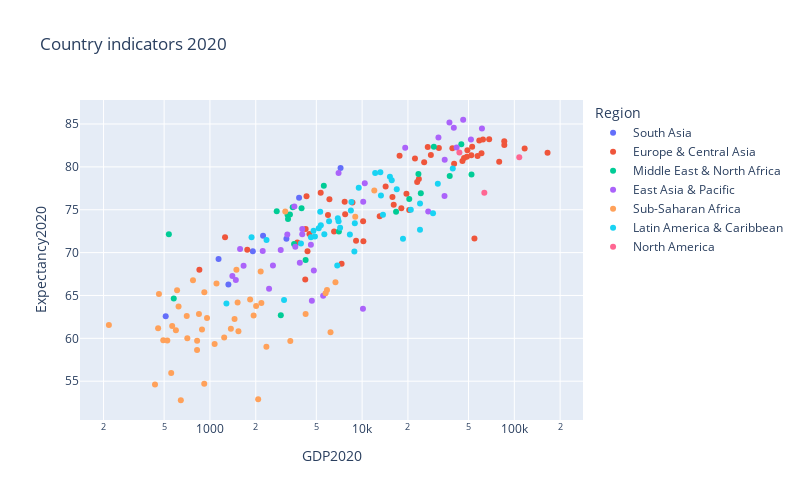

Here is the notebook cell this chart was saved with:
### Markdown cell above
Example 1: Country indicators from World Bank, https://databank.worldbank.org/home under CC BY 4.0
license.

Regions can be switched on and off.

### Code cell
import plotly.express as px
import pandas as pd
url = 'https://bbrejova.github.io/viz/data/World_bank.csv'
countries = pd.read_csv(url)

px.scatter(
        countries, x="GDP2020", y="Expectancy2020", color="Region", 
        hover_data=['Country'],
        title="Country indicators 2020", log_x=True, 
        width=800, height=500
    )

### Figure 1 — Plotly figure (JSON) as saved in the notebook; plotly's stock layout.template omitted (floating-point values rounded to 4 significant figures)
{"data": [{"customdata": [["Afghanistan"], ["Bangladesh"], ["Bhutan"], ["India"], ["Maldives"], ["Nepal"], ["Pakistan"], ["Sri Lanka"]], "hovertemplate": "Region=South Asia<br>GDP2020=%{x}<br>Expectancy2020=%{y}<br>Country=%{customdata[0]}<extra></extra>", "legendgroup": "South Asia", "marker": {"color": "#636efa", "symbol": "circle"}, "mode": "markers", "name": "South Asia", "orientation": "v", "showlegend": true, "type": "scatter", "x": [512.1, 2233.0, 3181.0, 1913.0, 7217.0, 1139.0, 1322.0, 3852.0], "xaxis": "x", "y": [62.58, 71.97, 71.61, 70.15, 79.88, 69.25, 66.27, 76.39], "yaxis": "y"}, {"customdata": [["Albania"], ["Andorra"], ["Armenia"], ["Austria"], ["Azerbaijan"], ["Belarus"], ["Belgium"], ["Bosnia and Herzegovina"], ["Bulgaria"], ["Channel Islands"], ["Croatia"], ["Cyprus"], ["Czechia"], ["Denmark"], ["Estonia"], ["Faroe Islands"], ["Finland"], ["France"], ["Georgia"], ["Germany"], ["Gibraltar"], ["Greece"], ["Greenland"], ["Hungary"], ["Iceland"], ["Ireland"], ["Isle of Man"], ["Italy"], ["Kazakhstan"], ["Kosovo"], ["Kyrgyz Republic"], ["Latvia"], ["Liechtenstein"], ["Lithuania"], ["Luxembourg"], ["Moldova"], ["Monaco"], ["Montenegro"], ["Netherlands"], ["North Macedonia"], ["Norway"], ["Poland"], ["Portugal"], ["Romania"], ["Russia"], ["San Marino"], ["Serbia"], ["Slovak Republic"], ["Slovenia"], ["Spain"], ["Sweden"], ["Switzerland"], ["Tajikistan"], ["Türkiye"], ["Turkmenistan"], ["Ukraine"], ["United Kingdom"], ["Uzbekistan"]], "hovertemplate": "Region=Europe & Central Asia<br>GDP2020=%{x}<br>Expectancy2020=%{y}<br>Country=%{customdata[0]}<extra></extra>", "legendgroup": "Europe & Central Asia", "marker": {"color": "#EF553B", "symbol": "circle"}, "mode": "markers", "name": "Europe & Central Asia", "orientation": "v", "showlegend": true, "type": "scatter", "x": [5343.0, 37210.0, 4506.0, 48790.0, 4230.0, 6543.0, 45610.0, 6095.0, 10150.0, 57340.0, 14270.0, 28280.0, 22990.0, 60840.0, 23600.0, 62230.0, 49170.0, 39180.0, 4256.0, 46750.0, NaN, 17620.0, 54690.0, 16130.0, 58850.0, 85970.0, 79530.0, 31920.0, 9122.0, 4311.0, 1257.0, 18100.0, 165300.0, 20380.0, 116900.0, 4376.0, 182500.0, 7677.0, 52160.0, 5965.0, 68340.0, 15820.0, 22240.0, 13050.0, 10190.0, 45320.0, 7734.0, 19550.0, 25560.0, 26980.0, 52840.0, 85900.0, 852.3, 8639.0, 7330.0, 3752.0, 40220.0, 1759.0], "xaxis": "x", "y": [76.99, NaN, 72.17, 81.19, 66.87, 72.46, 80.7, 76.22, 73.66, 81.26, 77.72, 81.39, 78.23, 81.6, 78.6, 83.2, 81.93, 82.18, 72.77, 81.04, 82.2, 81.29, 71.64, 75.57, 83.06, 82.56, 80.59, 82.2, 71.37, 76.57, 71.8, 75.19, 81.66, 74.98, 82.14, 70.17, NaN, 75.93, 81.36, 74.4, 83.21, 76.5, 80.98, 74.25, 71.34, NaN, 74.48, 76.87, 80.53, 82.33, 82.36, 83.0, 67.99, 75.85, 68.69, 71.19, 80.35, 70.33], "yaxis": "y"}, {"customdata": [["Algeria"], ["Bahrain"], ["Djibouti"], ["Egypt"], ["Iran"], ["Iraq"], ["Israel"], ["Jordan"], ["Kuwait"], ["Lebanon"], ["Libya"], ["Malta"], ["Morocco"], ["Oman"], ["Qatar"], ["Saudi Arabia"], ["Syrian Arab Republic"], ["Tunisia"], ["United Arab Emirates"], ["West Bank and Gaza"], ["Yemen"]], "hovertemplate": "Region=Middle East & North Africa<br>GDP2020=%{x}<br>Expectancy2020=%{y}<br>Country=%{customdata[0]}<extra></extra>", "legendgroup": "Middle East & North Africa", "marker": {"color": "#00cc96", "symbol": "circle"}, "mode": "markers", "name": "Middle East & North Africa", "orientation": "v", "showlegend": true, "type": "scatter", "x": [3354.0, 23430.0, 2922.0, 3572.0, 2746.0, 4251.0, 44850.0, 3999.0, 24300.0, 5600.0, 7035.0, 29600.0, 3258.0, 16710.0, 52320.0, 20400.0, 537.1, 3498.0, 37630.0, 3234.0, 578.5], "xaxis": "x", "y": [74.45, 79.17, 62.69, 70.99, 74.83, 69.12, 82.65, 75.18, 76.92, 77.8, 72.47, 82.35, 73.92, 74.76, 79.1, 76.24, 72.14, 75.29, 78.95, 74.4, 64.65], "yaxis": "y"}, {"customdata": [["American Samoa"], ["Australia"], ["Brunei"], ["Cambodia"], ["China"], ["Fiji"], ["French Polynesia"], ["Guam"], ["Hong Kong SAR, China"], ["Indonesia"], ["Japan"], ["Kiribati"], ["Dem. People's Rep. Korea"], ["Korea"], ["Lao PDR"], ["Macao SAR, China"], ["Malaysia"], ["Marshall Islands"], ["Micronesia"], ["Mongolia"], ["Myanmar"], ["Nauru"], ["New Caledonia"], ["New Zealand"], ["Northern Mariana Islands"], ["Palau"], ["Papua New Guinea"], ["Philippines"], ["Samoa"], ["Singapore"], ["Solomon Islands"], ["Thailand"], ["Timor-Leste"], ["Tonga"], ["Tuvalu"], ["Vanuatu"], ["Viet Nam"]], "hovertemplate": "Region=East Asia & Pacific<br>GDP2020=%{x}<br>Expectancy2020=%{y}<br>Country=%{customdata[0]}<extra></extra>", "legendgroup": "East Asia & Pacific", "marker": {"color": "#ab63fa", "symbol": "circle"}, "mode": "markers", "name": "East Asia & Pacific", "orientation": "v", "showlegend": true, "type": "scatter", "x": [15610.0, 51870.0, 27180.0, 1578.0, 10410.0, 4816.0, 19190.0, 34780.0, 46110.0, 3896.0, 40040.0, 1404.0, NaN, 31720.0, 2593.0, 37470.0, 10160.0, 5546.0, 3639.0, 4041.0, 1480.0, 10120.0, 34880.0, 41760.0, 17300.0, 14350.0, 2446.0, 3224.0, 4043.0, 61270.0, 2222.0, 7002.0, 1664.0, 4606.0, 4675.0, 2918.0, 3586.0], "xaxis": "x", "y": [NaN, 83.2, 74.8, 70.42, 78.08, 67.92, 82.22, 76.61, 85.5, 68.81, 84.56, 67.27, 73.27, 83.43, 68.5, 85.18, 75.94, 64.98, 70.67, 72.14, 66.8, 63.44, 80.83, 82.26, NaN, NaN, 65.79, 72.12, 72.77, 84.47, 70.2, 79.27, 68.47, 70.93, 64.38, 70.3, 75.38], "yaxis": "y"}, {"customdata": [["Angola"], ["Benin"], ["Botswana"], ["Burkina Faso"], ["Burundi"], ["Cabo Verde"], ["Cameroon"], ["Central African Republic"], ["Chad"], ["Comoros"], ["Dem. Rep. Congo"], ["Congo"], ["Côte d'Ivoire"], ["Equatorial Guinea"], ["Eritrea"], ["Eswatini"], ["Ethiopia"], ["Gabon"], ["The Gambia"], ["Ghana"], ["Guinea"], ["Guinea-Bissau"], ["Kenya"], ["Lesotho"], ["Liberia"], ["Madagascar"], ["Malawi"], ["Mali"], ["Mauritania"], ["Mauritius"], ["Mozambique"], ["Namibia"], ["Niger"], ["Nigeria"], ["Rwanda"], ["São Tomé and Principe"], ["Senegal"], ["Seychelles"], ["Sierra Leone"], ["Somalia"], ["South Africa"], ["South Sudan"], ["Sudan"], ["Tanzania"], ["Togo"], ["Uganda"], ["Zambia"], ["Zimbabwe"]], "hovertemplate": "Region=Sub-Saharan Africa<br>GDP2020=%{x}<br>Expectancy2020=%{y}<br>Country=%{customdata[0]}<extra></extra>", "legendgroup": "Sub-Saharan Africa", "marker": {"color": "#FFA15A", "symbol": "circle"}, "mode": "markers", "name": "Sub-Saharan Africa", "orientation": "v", "showlegend": true, "type": "scatter", "x": [1451.0, 1241.0, 5875.0, 823.6, 216.8, 3126.0, 1539.0, 435.5, 643.8, 1520.0, 524.7, 2011.0, 2349.0, 6199.0, NaN, 3373.0, 918.7, 6680.0, 704.0, 2177.0, 1074.0, 710.3, 1936.0, 917.4, 597.5, 462.4, 622.2, 822.9, 1836.0, 9011.0, 456.6, 4252.0, 564.8, 2075.0, 773.8, 2155.0, 1492.0, 12020.0, 493.4, 556.6, 5753.0, NaN, 608.3, 1104.0, 886.7, 846.9, 956.8, 1373.0], "xaxis": "x", "y": [62.26, 60.09, 65.65, 59.73, 61.57, 74.81, 60.83, 54.6, 52.78, 64.17, 59.74, 63.78, 59.03, 60.71, 67.13, 59.69, 65.37, 66.53, 62.61, 64.11, 59.33, 60.0, 62.67, 54.69, 60.95, 65.18, 63.72, 58.63, 64.53, 74.18, 61.17, 62.83, 61.45, 52.89, 66.77, 67.78, 68.01, 77.24, 59.76, 55.97, 65.25, 55.48, 65.61, 66.41, 61.03, 62.85, 62.38, 61.12], "yaxis": "y"}, {"customdata": [["Antigua and Barbuda"], ["Argentina"], ["Aruba"], ["The Bahamas"], ["Barbados"], ["Belize"], ["Bolivia"], ["Brazil"], ["British Virgin Islands"], ["Cayman Islands"], ["Chile"], ["Colombia"], ["Costa Rica"], ["Cuba"], ["Curaçao"], ["Dominica"], ["Dominican Republic"], ["Ecuador"], ["El Salvador"], ["Grenada"], ["Guatemala"], ["Guyana"], ["Haiti"], ["Honduras"], ["Jamaica"], ["Mexico"], ["Nicaragua"], ["Panama"], ["Paraguay"], ["Peru"], ["Puerto Rico"], ["Sint Maarten (Dutch part)"], ["St. Kitts and Nevis"], ["St. Lucia"], ["St. Martin (French part)"], ["St. Vincent and the Grenadines"], ["Suriname"], ["Trinidad and Tobago"], ["Turks and Caicos Islands"], ["Uruguay"], ["Venezuela"], ["Virgin Islands"]], "hovertemplate": "Region=Latin America & Caribbean<br>GDP2020=%{x}<br>Expectancy2020=%{y}<br>Country=%{customdata[0]}<extra></extra>", "legendgroup": "Latin America & Caribbean", "marker": {"color": "#19d3f3", "symbol": "circle"}, "mode": "markers", "name": "Latin America & Caribbean", "orientation": "v", "showlegend": true, "type": "scatter", "x": [15220.0, 8501.0, 24010.0, 24000.0, 16880.0, 5185.0, 3069.0, 6924.0, NaN, 83900.0, 13170.0, 5304.0, 12180.0, 9500.0, 16360.0, 7003.0, 7168.0, 5645.0, 3962.0, 8438.0, 4610.0, 6863.0, 1283.0, 2354.0, 4897.0, 8895.0, 1877.0, 13290.0, 5353.0, 6064.0, 31430.0, 29220.0, 18550.0, 8952.0, NaN, 8306.0, 4797.0, 13710.0, 20880.0, 15650.0, NaN, 39410.0], "xaxis": "x", "y": [78.84, 75.89, 75.72, 72.68, 77.39, 72.85, 64.47, 74.01, 75.85, NaN, 79.38, 74.77, 79.28, 77.57, NaN, 73.65, 72.89, 72.15, 71.06, 74.92, 71.8, 68.49, 64.05, 71.46, 71.87, 70.13, 71.8, 76.66, 73.18, 73.67, 78.04, 74.58, 71.63, 73.42, 80.15, 72.13, 72.56, 74.41, 75.0, 78.43, 71.09, 79.82], "yaxis": "y"}, {"customdata": [["Bermuda"], ["Canada"], ["United States"]], "hovertemplate": "Region=North America<br>GDP2020=%{x}<br>Expectancy2020=%{y}<br>Country=%{customdata[0]}<extra></extra>", "legendgroup": "North America", "marker": {"color": "#FF6692", "symbol": "circle"}, "mode": "markers", "name": "North America", "orientation": "v", "showlegend": true, "type": "scatter", "x": [107800.0, 43560.0, 63530.0], "xaxis": "x", "y": [81.14, 81.67, 76.98], "yaxis": "y"}], "layout": {"height": 500, "legend": {"title": {"text": "Region"}, "tracegroupgap": 0}, "title": {"text": "Country indicators 2020"}, "width": 800, "xaxis": {"anchor": "y", "domain": [0, 1], "title": {"text": "GDP2020"}, "type": "log"}, "yaxis": {"anchor": "x", "domain": [0, 1], "title": {"text": "Expectancy2020"}}}}
